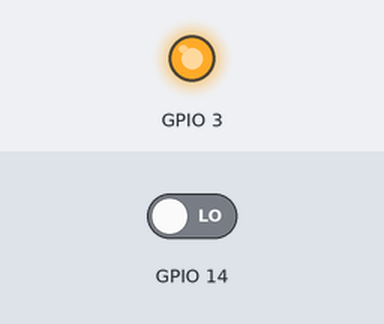
The program below on a simulated Raspberry Pi (BCM pin numbers). Parts: output pins drawn as LEDs (lit = HIGH). The inputs (shaded band) are chosen by the test bench; at power-on: GPIO 14 LOW. What the program prints to the terminal is not drawn.

Above: at 1.2 s.
1.3 s: GPIO 14 driven HIGH
At 1.8 s:
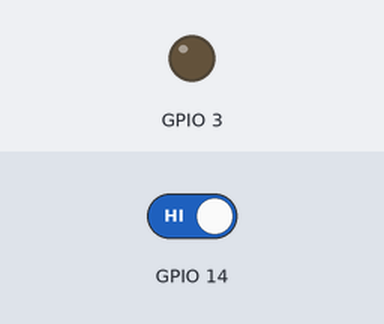
2.8 s: GPIO 14 driven LOW
At 4.2 s:
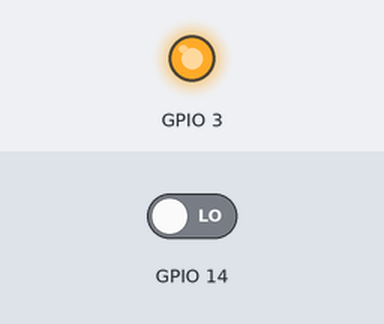
Timing chart, 0 to 5.8 s (numbered marks = the images above; inputs shaded):
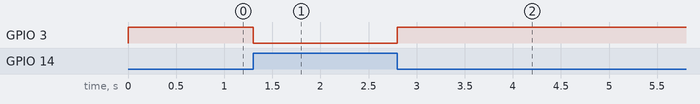

The program:

sound_sensor.py
```python
import RPi.GPIO as IO
#import time
IO.setwarnings(False)
IO.setmode(IO.BCM)

IO.setup(3,IO.OUT) #GPIO 3 -> Green LED as output
IO.setup(14,IO.IN) #GPIO 14 -> IR sensor as input

while True:

    if(IO.input(14)==True): #object is far away
        IO.output(3,False) # Green led OFF
        print("No sound")

    if(IO.input(14)==False): #object is near
        IO.output(3,True) #Green led ON
        print("sound")
```

Measured:
- after the input at 1.3 s, GPIO 3: HIGH → LOW at once
- after the input at 2.8 s, GPIO 3: LOW → HIGH at once
